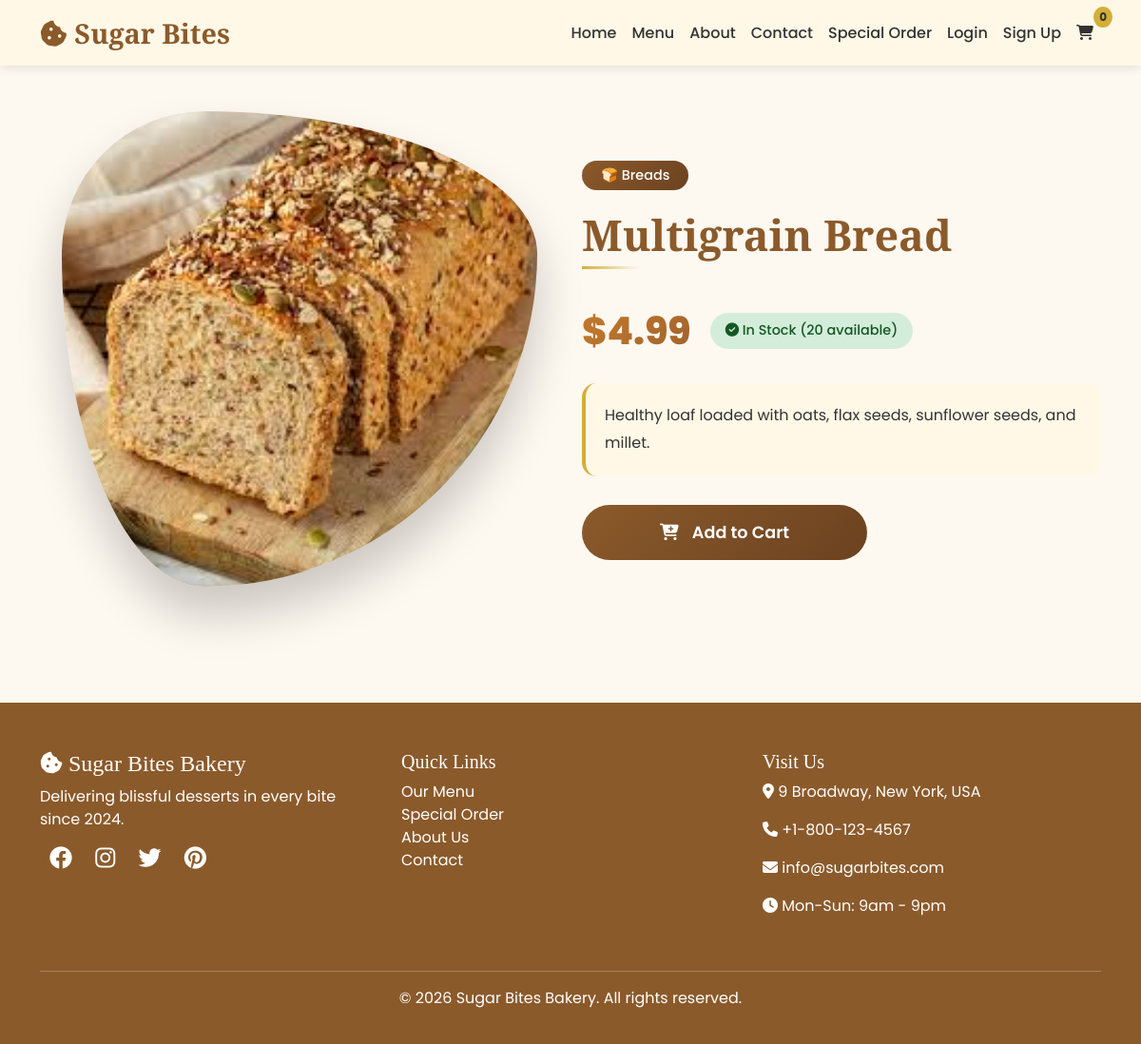
Screenshot of /product/32/ with the database file from the repository.
### bakery/models.py (models this page shows, shortened)
class Product(models.Model):
    CATEGORY_CHOICES = [
        ('cookies', '🍪 Cookies'),
        ('lattes', '☕ Lattes'),
        ('waffles', '🧇 Waffles'),
        ('cakes', '🎂 Cakes'),
        ('drinks', '🥤 Drinks'),
        ('pastries', '🥐 Pastries'),    # NEW
        ('breads', '🍞 Breads'),         # NEW
    ]
    name = models.CharField(max_length=200)
    category = models.CharField(max_length=20, choices=CATEGORY_CHOICES)
    description = models.TextField()
    price = models.DecimalField(max_digits=10, decimal_places=2)
    image = models.ImageField(upload_to=get_product_image_path, blank=True, null=True)
    is_best_seller = models.BooleanField(default=False)
    stock = models.IntegerField(default=10)
    created_at = models.DateTimeField(auto_now_add=True)
    class Meta:
        ordering = ['-created_at']

### bakery/views.py (the view)
# urls.py: path('product/<int:product_id>/', views.product_detail, name='product_detail'),
def product_detail(request, product_id):
    product = get_object_or_404(Product, id=product_id)
    return render(request, 'bakery/product_detail.html', {'product': product})

### bakery/context_processors.py (called while the page is built)
def cart_count(request):
    cart = request.session.get('cart', {})
    count = sum(item['quantity'] for item in cart.values())
    return {'cart_count': count}

### bakery/templates/bakery/product_detail.html (shortened to what this page needs)
{% extends 'bakery/base.html' %}
{% block content %}
<div class="container py-5">
    <div class="row align-items-center">
        <div class="col-lg-6 mb-4">
            <div class="product-image-wrapper">
                {% if product.image %}
                    <img src="{{ product.image.url }}" alt="{{ product.name }}" class="product-image">
                {% else %}
                    <img src="https://images.unsplash.com/photo-1499636136210-6f4ee915583e?w=600" alt="{{ product.name }}" class="product-image">
                {% endif %}
                <div class="image-overlay">
                </div>
            </div>
        </div>
        <div class="col-lg-6">
            <div class="product-info">
                <div class="category-badge">
                    <span class="badge">{{ product.get_category_display }}</span>
                </div>
                <h1 class="product-title">{{ product.name }}</h1>
                <div class="price-container">
                    <div class="price">${{ product.price }}</div>
                    <div class="stock-status {% if product.stock > 0 %}in-stock{% else %}out-stock{% endif %}">
                        {% if product.stock > 0 %}
                            <i class="fas fa-check-circle"></i> In Stock ({{ product.stock }} available)
                        {% else %}
                            <i class="fas fa-times-circle"></i> Out of Stock
                        {% endif %}
                    </div>
                </div>
                <div class="description">
                    <p>{{ product.description }}</p>
                </div>
                <div class="product-actions">
                    {% if product.stock > 0 %}
                        <button class="btn-add-to-cart" onclick="addToCart({{ product.id }}, '{{ product.name }}', {{ product.price }})">
                            <i class="fas fa-cart-plus"></i> Add to Cart
                        </button>
                    {% else %}
                        <button class="btn-out-of-stock" disabled>
                            <i class="fas fa-times"></i> Out of Stock
                        </button>
                    {% endif %}
                </div>
            </div>
        </div>
    </div>
</div>
{% endblock %}

### bakery/templates/bakery/base.html (style rules this page uses)
:root { --warm-brown: #8B5A2B; --cream: #FFF8E7; --gold: #D4AF37; --dark-gray: #333333; --light-cream: #FDF8F0; --honey: #F0A500; --caramel: #C47B2E; }
* { font-family: 'Poppins', sans-serif; }
h1, h2, h3, h4, h5, h6 { font-family: 'Playfair Display', serif; }
body { background-color: var(--light-cream); color: var(--dark-gray); }
.price { font-size: 1.5rem; font-weight: 700; color: var(--caramel); transition: all 0.3s ease; display: inline-block; }
body > div:not(.navbar):not(footer) { animation: pageFadeIn 0.6s cubic-bezier(0.2, 0.9, 0.4, 1.1); }
html { scroll-behavior: smooth; }

### bakery/templates/bakery/product_detail.html (style rules this page uses)
.product-image-wrapper { position: relative; border-radius: 30% 70% 70% 30% / 30% 30% 70% 70%; overflow: hidden; animation: morphShape 10s ease-in-out infinite; box-shadow: 0 30px 50px rgba(0,0,0,0.2); max-width: 500px; margin: 0 auto; cursor: pointer; transition: all 0.5s ease; }
.product-image { width: 100%; height: auto; display: block; transition: transform 0.8s cubic-bezier(0.25, 0.46, 0.45, 0.94); }
.image-overlay { position: absolute; bottom: -50px; left: 0; right: 0; background: linear-gradient(to top, rgba(139, 90, 43, 0.9), transparent); color: white; text-align: center; padding: 20px; transition: bottom 0.4s ease; font-size: 14px; }
.product-info { animation: slideIn 0.8s ease-out; }
.category-badge { margin-bottom: 20px; }
.category-badge .badge { background: linear-gradient(135deg, var(--warm-brown), #6B4220); color: white; padding: 8px 20px; border-radius: 30px; font-size: 0.9rem; font-weight: 500; margin-right: 10px; }
.product-title { font-size: 2.8rem; font-weight: 700; color: var(--warm-brown); margin-bottom: 20px; position: relative; display: inline-block; }
.product-title::after { content: ''; position: absolute; bottom: -10px; left: 0; width: 60px; height: 3px; background: linear-gradient(90deg, var(--gold), transparent); animation: expandWidth 0.6s ease-out; }
.price-container { display: flex; align-items: center; gap: 20px; margin: 25px 0; flex-wrap: wrap; }
.price { font-size: 2.5rem; font-weight: 800; color: var(--caramel); background: linear-gradient(135deg, var(--caramel), #A0622B); background-clip: text; -webkit-background-clip: text; -webkit-text-fill-color: transparent; animation: pulse 2s infinite; }
.stock-status { padding: 8px 16px; border-radius: 30px; font-size: 0.9rem; font-weight: 500; }
.stock-status.in-stock { background-color: #d4edda; color: #155724; }
.description { margin: 25px 0; padding: 20px; background: var(--cream); border-radius: 15px; border-left: 4px solid var(--gold); transition: transform 0.3s ease, box-shadow 0.3s ease; }
.description p { margin: 0; line-height: 1.8; color: var(--dark-gray); }
.product-actions { margin-top: 30px; }
.btn-add-to-cart { position: relative; background: linear-gradient(135deg, var(--warm-brown), #6B4220); color: white; border: none; padding: 16px 40px; border-radius: 50px; font-size: 1.1rem; font-weight: 600; cursor: pointer; overflow: hidden; transition: all 0.3s ease; width: 100%; max-width: 300px; }
.btn-add-to-cart i { margin-right: 10px; transition: transform 0.3s ease; }
.btn-add-to-cart { position: relative; overflow: hidden; }

### rows the page displays
Product: image (picture), category "🍞 Breads", name "Multigrain Bread", price "4.99", stock "20", description "Healthy loaf loaded with oats, flax seeds, sunflower seeds, and millet."
